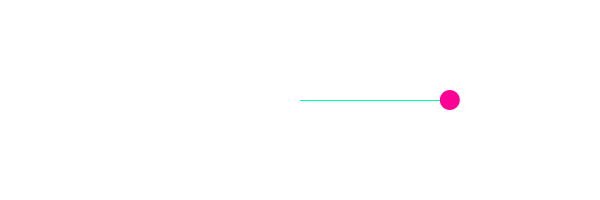
Frame 1 (no input)
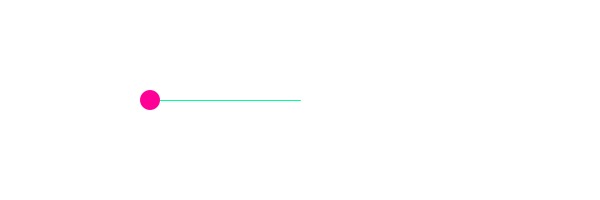
Frame 60 (the mouse pressed at the canvas centre just before this capture)
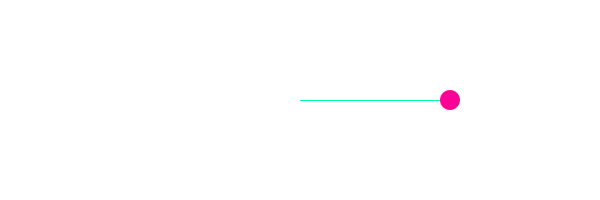
Frame 120 (the mouse held since frame 60 and released just before this capture)

The Processing sketch that drew these frames (run headless with seeded random() and noise(); from frame 60 on, the mouse is pressed at the canvas centre):

// Processing sketch: sketch_3_5_oscillation
// ── sketch_3_5_oscillation.pde
void setup (){
 
 size(600, 200); 
}

void draw(){
  
 background(255);

float period = 120;  // Period of oscillation
/* NOTE: Period =/= frequency.
   Frequency = 1/Period
   If period is 120 frame, frequency is 1/120.
*/
float amp = 150;   // Amplitude - times cos result by this value to scale it

float x = amp * cos(TWO_PI * frameCount / period); // Calculating horizontal location according to the formula for simple harmonic motion

translate(width/2, height/2);
stroke(0, 255, 150);
line(0, 0, x, 0);
noStroke();
fill(255, 0, 150);
ellipse(x, 0, 20, 20);


}
